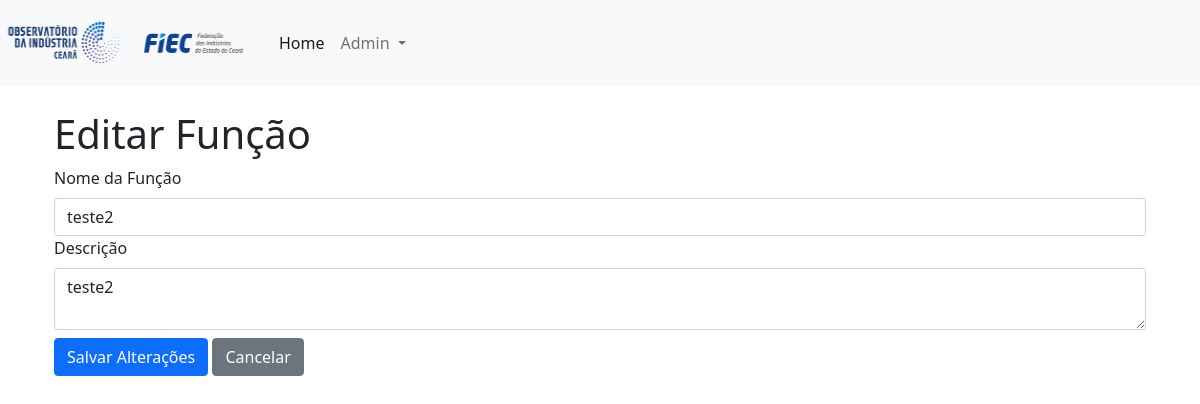
Page /roles/edit/3 on the earlier database version.
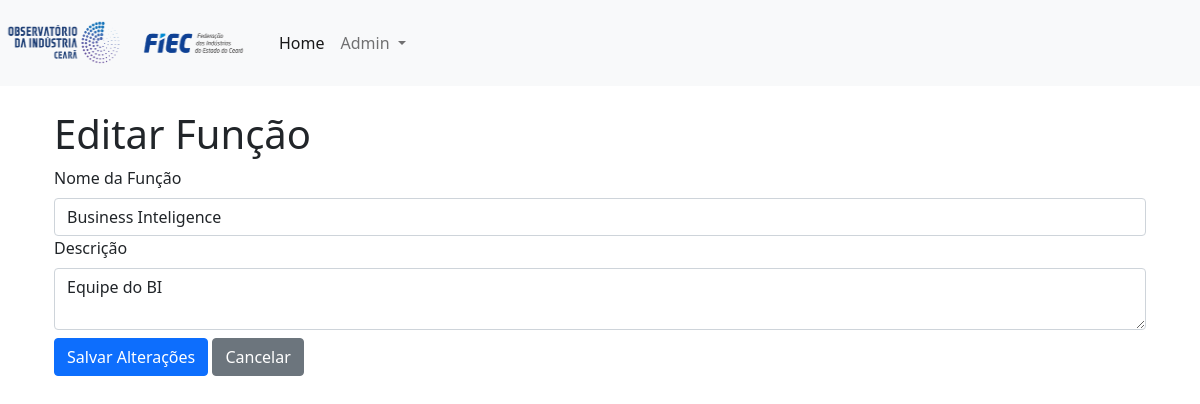
Same page on the later database version.
### app/models/role.py (models this page shows, shortened)
class Role(db.Model):
    id = db.Column(db.Integer, primary_key=True)
    name = db.Column(db.String(64), unique=True, nullable=False)
    description = db.Column(db.String(255))

### app/routes/roles/roles_route.py (the view)
@bp_roles.route('/roles/edit/<int:role_id>', methods=['GET', 'POST'])
def edit_role(role_id):
    role = Role.query.get_or_404(role_id)
    form = RoleForm(obj=role)
    if form.validate_on_submit():
        role.name = form.name.data
        role.description = form.description.data
        edit_role_service()
        flash('Função editada com sucesso!', 'success')
        return redirect(url_for('roles.list_roles'))
    return render_template('roles/edit_role.html', form=form)

### app/forms/role_form.py
class RoleForm(FlaskForm):
    name = StringField('Nome da Função', validators=[DataRequired(), Length(max=64)])
    description = TextAreaField('Descrição', validators=[Length(max=255)])
    submit = SubmitField('Criar Função')

### app/templates/roles/edit_role.html (shortened to what this page needs)
{% extends "base.html" %}
{% block content %}
<div class="container mt-4">
    <h1>Editar Função</h1>
    <form method="POST">
        <div class="form-group">
            {{ form.name.label(class="form-label") }}
            {{ form.name(class="form-control") }}
        </div>
        <div class="form-group">
            {{ form.description.label(class="form-label") }}
            {{ form.description(class="form-control") }}
        </div>
        <div class="form-group mt-2">
            <button type="submit" class="btn btn-primary">Salvar Alterações</button>
            <a href="{{ url_for('roles.list_roles') }}" class="btn btn-secondary">Cancelar</a>
        </div>
    </form>
</div>
{% endblock %}

Differences in the rows shown:
changed Role: name "teste2" → "Business Inteligence"; description "teste2" → "Equipe do BI"
